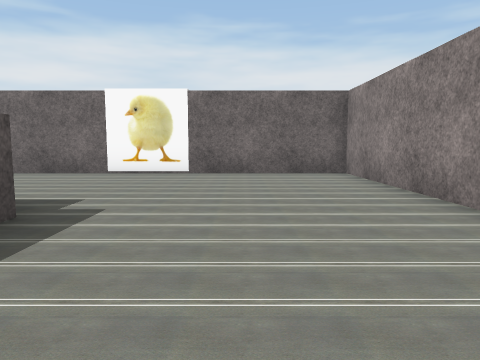
View 1 (above)

19 first-person views from a walk through a Unity game level. The camera is 0.72 m above the floor, tilts 6° down and sees 70° across. The floor is counted in squares, 1 m on a side. Each view is taken from the middle of a square. On the plan, view 1 faces up. The plan holds only what a view shows up to about 11 squares ahead; the rest is blank. The player is left out. Some surface patterns are stand-ins.

View 2
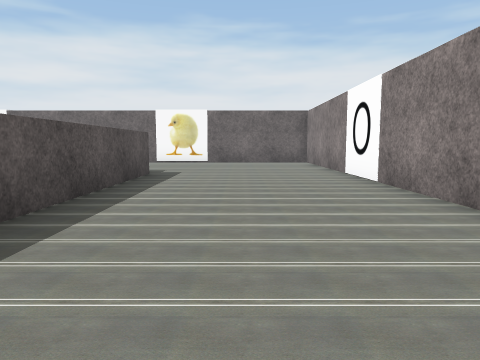

View 3
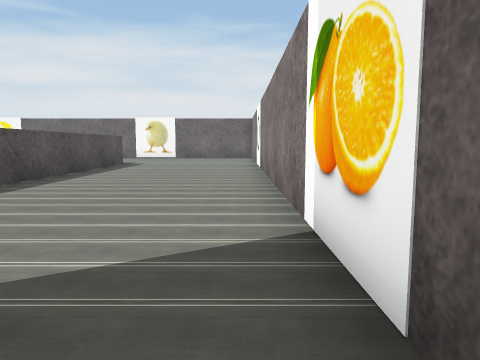

View 4
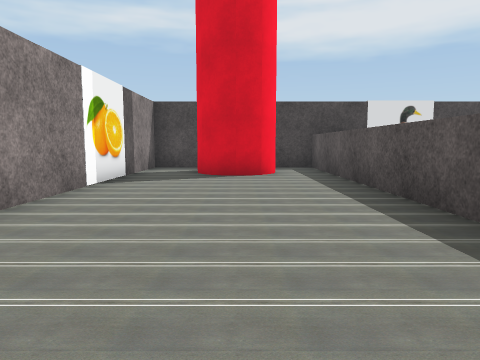

View 5
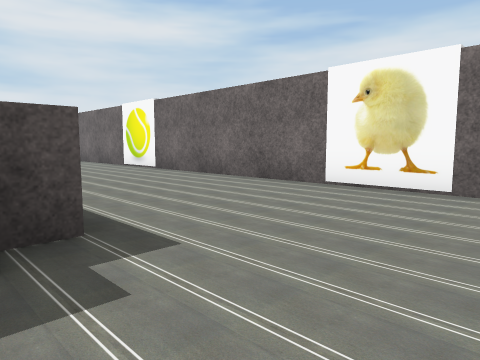

View 6
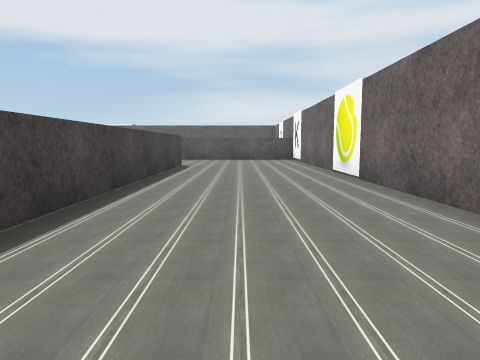

View 7
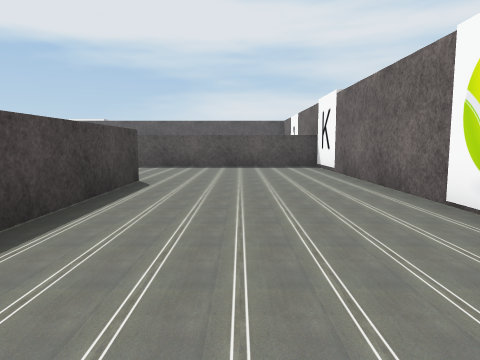

View 8
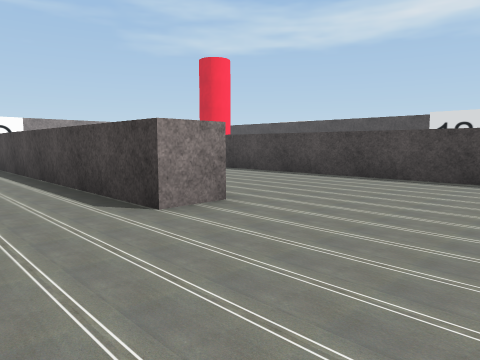

View 9
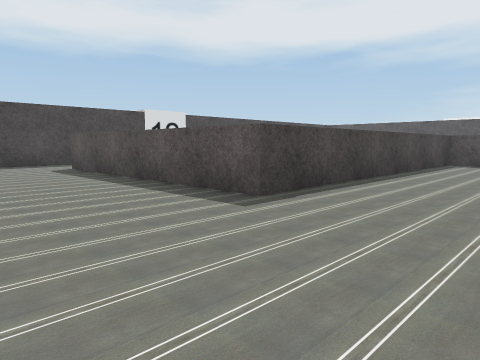

View 10
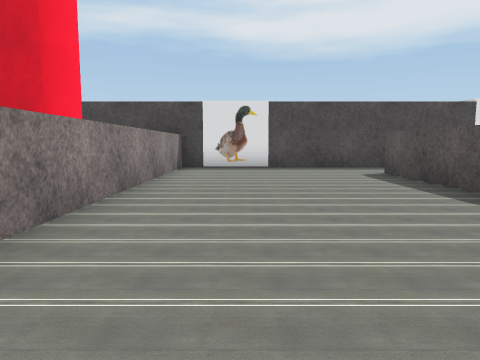

View 11
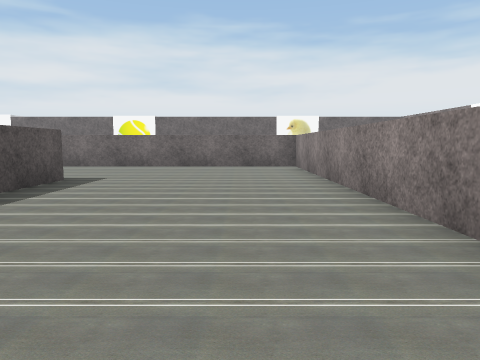

View 12
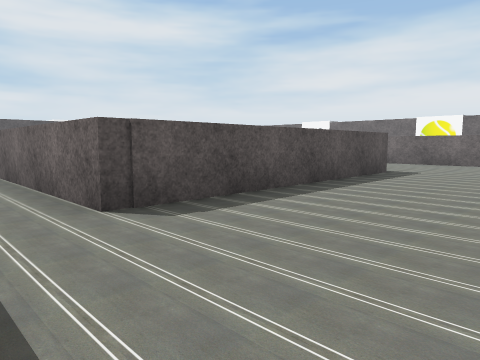

View 13
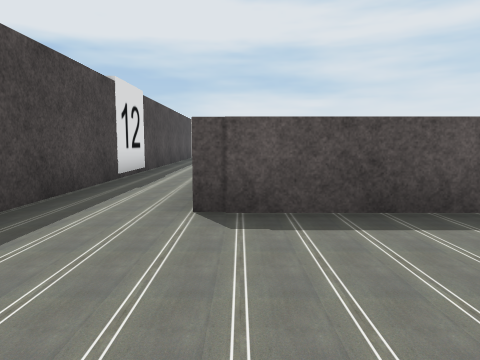

View 14
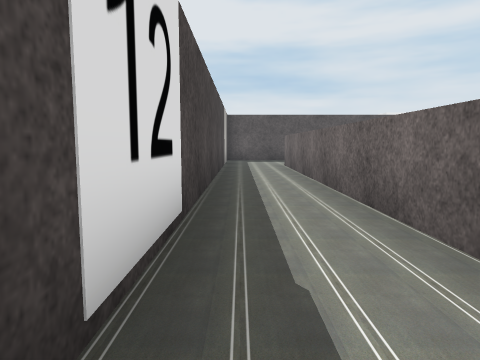

View 15
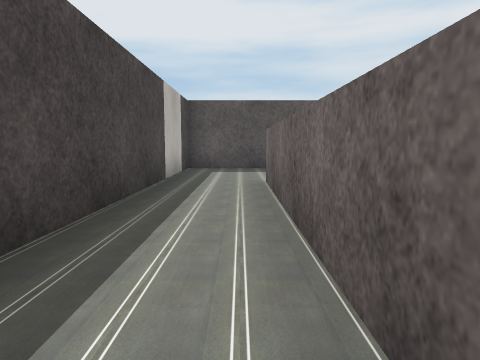

View 16
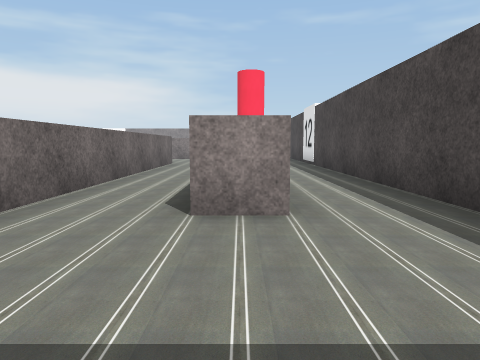

View 17
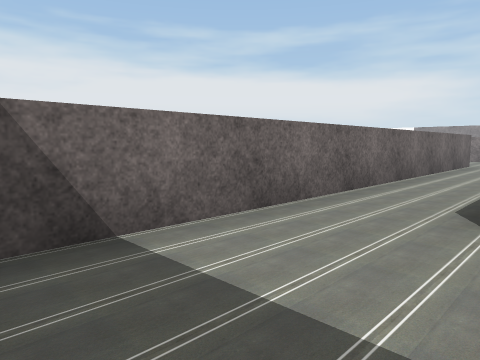

View 18
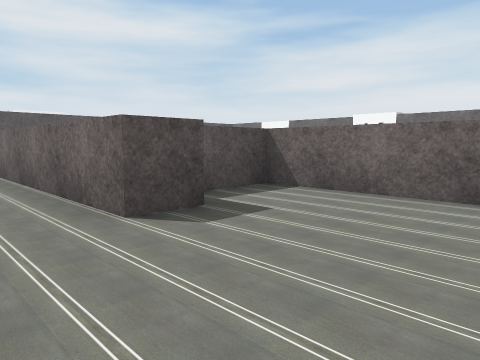

View 19
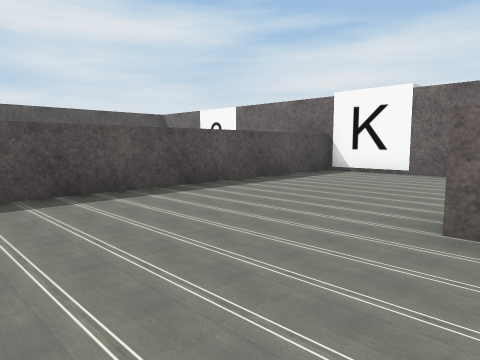

### Floor plan
Ten units are one square. View 1 is at (0, 0); x grows to the right and y downward. Boxes are objects, and circles mark ways between rooms. Rooms are numbered by the first view taken in them; rooms with no view inside come last. Other rooms are left out.
<svg viewBox="-268 -100 308 220">
<path fill="none" stroke="#000" d="M-22 -34 -22 105 -10 105M-27 -41 -27 -34M-137 -30 -137 -40 -48 -40M-32 105 -32 -30 -108 -30M-32 -85 -85 -85M-110 -85 -155 -85M-175 12 -85 12 -85 85 -226 85M26 -35 26 -85 -5 -85M26 56 26 -15M12 105 26 105 26 78M-180 -85 -180 8M-225 105 -59 105M-263 81 -263 105 -251 105M-226 85 -226 75M-234 55 -256 55M-131 44 -131 55 -234 55M-108 22 -141 22 -141 38"/>
<rect x="-235" y="105" width="10" height="10" fill="#bbb"><title>other object</title></rect>
<rect x="-165" y="-95" width="10" height="10" fill="#bbb"><title>other object</title></rect>
<rect x="-145" y="105" width="10" height="10" fill="#bbb"><title>other object</title></rect>
<rect x="-95" y="-95" width="10" height="10" fill="#bbb"><title>other object</title></rect>
<rect x="-45" y="105" width="10" height="10" fill="#bbb"><title>other object</title></rect>
<rect x="-15" y="-95" width="10" height="10" fill="#bbb"><title>other object</title></rect>
<rect x="25" y="55" width="10" height="10" fill="#bbb"><title>other object</title></rect>
<rect x="25" y="-35" width="10" height="10" fill="#bbb"><title>other object</title></rect>
<circle cx="-230" cy="95" r="3" fill="#2a7"/>
<circle cx="-225" cy="65" r="3" fill="#2a7"/>
<text x="-70" y="10">1</text>
<text x="-250" y="80">2</text>
<text x="-150" y="60">3</text>
</svg>
Room 1 opens to room 2. Room 2 opens to room 3.

Where each view was taken, in squares from view 1:
view 1: 0 up, 0 right, facing up
view 2: 5 down, 0 right, facing up
view 3: 9 down, 2 right, facing up
view 4: 0 up, 0 right, facing down
view 5: 3 up, 0 right, facing up-left
view 6: 6 up, 2 left, facing left
view 7: 6 up, 7 left, facing left
view 8: 6 up, 17 left, facing down-right
view 9: 2 up, 5 left, facing down-left
view 10: 0 up, 5 left, facing down
view 11: 8 down, 5 left, facing up
view 12: 10 down, 5 left, facing up-left
view 13: 8 down, 5 left, facing left
view 14: 10 down, 11 left, facing left
view 15: 9 down, 16 left, facing left
view 16: 8 down, 26 left, facing right
view 17: 8 down, 26 left, facing up-right
view 18: 7 down, 10 left, facing up-left
view 19: 0 up, 13 left, facing up-left
